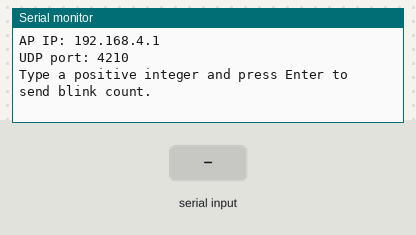
This sketch was run on a simulated ESP32. Shown: the last lines printed to the serial monitor. The test bench sets the inputs (shaded band).

Above: at 1.4 s.
1.5 s: "OK:\n" received over Serial
At 2.1 s:
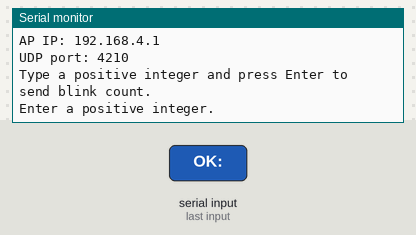
3.0 s: "90,45\n" received over Serial
At 4.2 s:
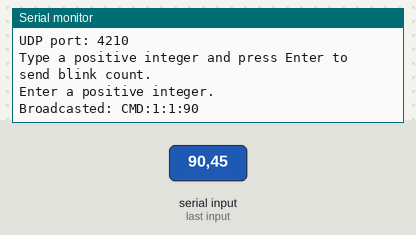

The sketch:

32-send.ino
```cpp
//SENDER esp32 - asks for user input and sends CMD to RECEIVER
#include <WiFi.h>
#include <WiFiUdp.h> //UDP library

const char* apSsid = "32_AP"; //ssid
const char* apPass = "32pass88"; //pw
const uint16_t PORT = 4210; //TCP and UDP port
WiFiUDP udp; //setting for UDP
IPAddress bcast(192,168,4,255);

unsigned long seq = 0;
const unsigned long ACK_TIMEOUT = 1500; //in ms
const int MAX_RETRIES = 2;

void setup() {
  Serial.begin(9600);
  delay(200);
  WiFi.mode(WIFI_STA);
  WiFi.softAP(apSsid, apPass); //softAP for sender
  //access point
  Serial.print("AP IP: ");
  Serial.println(WiFi.softAPIP());
  udp.begin(PORT);
  //UDP port
  Serial.print("UDP port: ");
  Serial.println(PORT);
  Serial.println("Type a positive integer and press Enter to send blink count.");
}

String readSerialLine() {
  static String line = "";
  while(Serial.available()) {
    char c = Serial.read();
    //ignores \r and uses \n as EOL
    if (c == '\r') continue;
    if (c == '\n') {
      String out = line;
      line = "";
      out.trim(); //trimmed of whitespace
      return out;
    } else {
      line += c;
    }
  }
  return String();
}

bool waitForAck(unsigned long expectedSeq, unsigned long timeoutMs) {
  unsigned long start = millis();
  while (millis() - start < timeoutMs) {
    int packetSize = udp.parsePacket(); //parsing through sent packet
    if (packetSize > 0) {
      char buf [128]; //UDP payload plus a null term
      int len = udp.read(buf, sizeof(buf)-1);
      if (len > 0) {
        buf[len] = 0;
        String reply = String(buf);
        reply.trim(); //trimming whitespace
        if (reply.startsWith("OK:")) {
          long rseq = reply.substring(3).toInt(); //String::toInt() returns a long
          if (rseq == (long)expectedSeq) return true;
        }
      }
    }
    delay(10);
  }
  return false;
}

void loop() {
  String line = readSerialLine();
  if (line.length() == 0) return;
  int count = line.toInt();
  if (count <= 0) {
    Serial.println("Enter a positive integer.");
    return;
  }
  seq++;
  String msg = String("CMD:1:") + String(seq) + ":" + String(count);

  bool acked = false;
  for (int attempt = 0; attempt <= MAX_RETRIES && !acked; attempt++) {
    //formatting and printing connection
    udp.beginPacket(bcast, PORT);
    udp.write((const uint8_t*)msg.c_str(), msg.length());
    udp.endPacket();
    Serial.print("Broadcasted: ");
    Serial.print(msg);
    if (attempt > 0) Serial.print(" (retry ");
    if (attempt > 0) {
      Serial.print(attempt);
      Serial.print(")");
    }
    Serial.println();

    unsigned long waitMs = ACK_TIMEOUT;
    //checking for ACK
    if (waitForAck(seq, waitMs)) {
      acked = true;
      Serial.print("ACK received for seq=");
      Serial.println(seq);
    } else {
      Serial.print("No ACK for seq=");
      Serial.print(seq);
      Serial.println();
    }
    delay(100); //gap before retry
  }

  if (!acked) {
    Serial.print("Failed to get ACK after ");
    Serial.print(MAX_RETRIES + 1);
    Serial.println(" attempts.");
  }
}
```

Measured:
- after the input at 1.5 s, the serial monitor: prints a new line at once (image 1)
- after the input at 3.0 s, the serial monitor: prints a new line at once (image 2)
